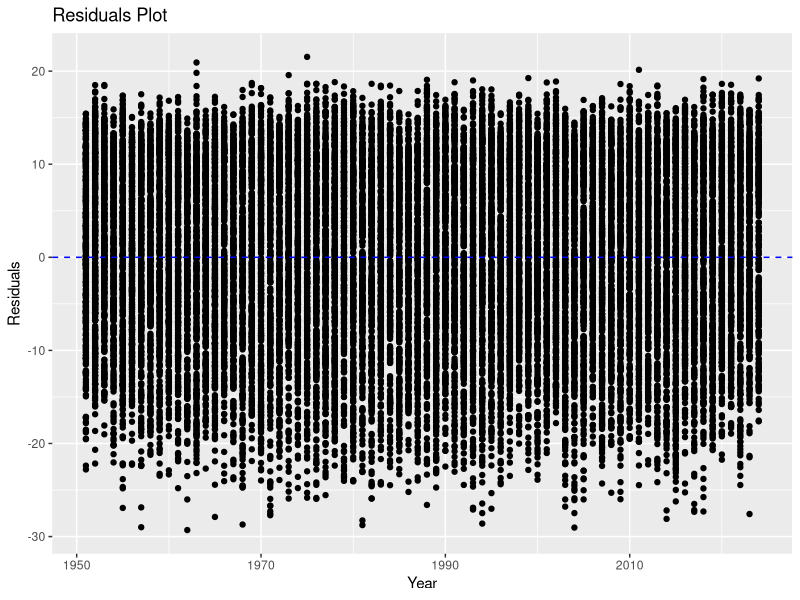
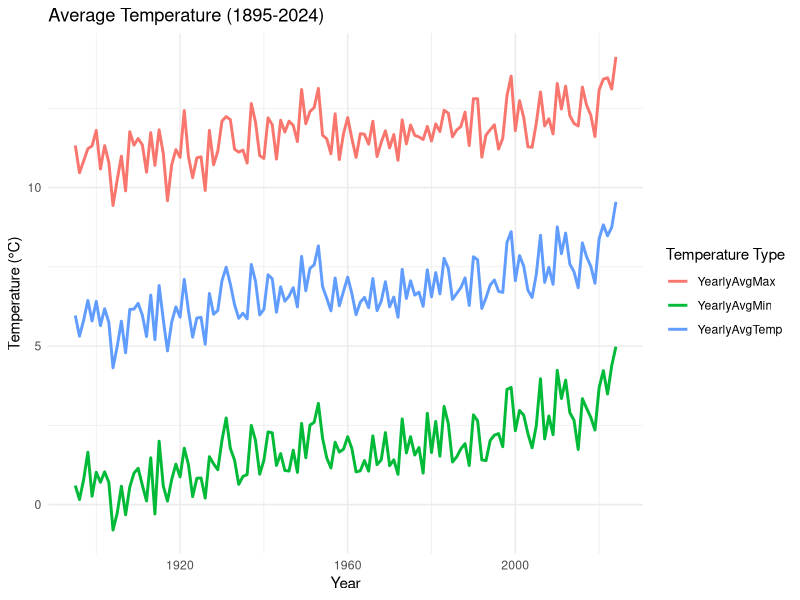
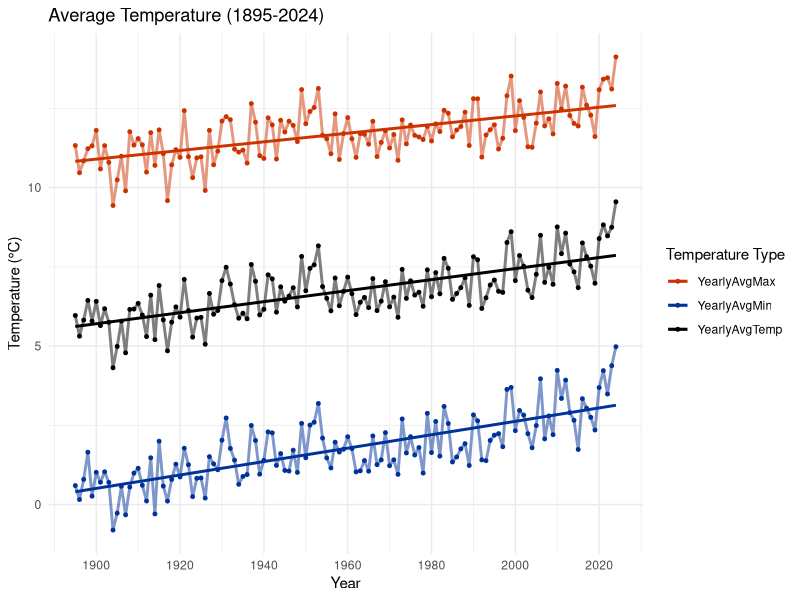

Generate these figures, in order, with R: (Note: this script raises an error after producing the figures.)
## Create data visualizations from NOAA climate data


#---------------------------------------------#
####        Load Required Packages         ####
#---------------------------------------------#

library(tidyverse)
library(dplyr)
library(ggplot2)

#-----------------------#
####    Read Data    ####
#-----------------------#

#Reading in CSVs as a tibble

#daily 
daily.noaa.data <- read.csv("data/nClimGrid_daily_clean.csv") %>%
  as_tibble()

#monthly
monthly.noaa.data <- read.csv("data/nClimGrid_monthly_clean.csv") %>%
  as_tibble()

#-----------------------#
####    Data Manip   ####
#-----------------------#

#average.year.temp <- noaa.data %>%
 # group_by(year) %>%
 # summarize(AvgTemp = mean(tmean))

#### perform linear regression for temperature over time----------------
# source: https://rpubs.com/zmalesker2/1139127

LR <- lm(tmean ~ year, data = daily.noaa.data)

summary(LR)

#plotting the residuals

ResidualsPlot <- 
  ggplot(daily.noaa.data, aes(x = year, y = residuals(LR))) +
  geom_point() +
  geom_hline(yintercept = 0, linetype = "dashed", color = "blue") + 
  labs(title = "Residuals Plot",
       x = "Year",
       y = "Residuals")


print(ResidualsPlot)


#### Temperature trends over time ------------------------------

##DAILY DATA##

#yearly temperature trends
#yearly_data <- daily.noaa.data %>%
 # group_by(year) %>% 
 # summarize(YearlyAvgTemp = mean(tmean, na.rm = TRUE),
  #          YearlyAvgMax = mean(tmax, na.rm = TRUE),
   #         YearlyAvgMin = mean(tmin, na.rm = TRUE))

# Reshape data to long format for easier plotting
#yearly_data_long <- yearly_data %>%
 # pivot_longer(cols = c(YearlyAvgTemp, YearlyAvgMax, YearlyAvgMin),
  #             names_to = "TemperatureType",
   #            values_to = "Temperature")

#plot yearly temp data - average, max, and min
#ggplot(yearly_data_long, aes(x = year, y = Temperature, color = TemperatureType)) +
 # geom_line(size = 1) +
  # labs(title = "Yearly Temperature Trends",
    #   x = "Year",
     #  y = "Temperature (°C)",
     #  color = "Temperature Type") +
  # theme_minimal()


#plot yearly temperature trends - single variable
#ggplot(yearly_data, aes(x = as.numeric(year), y = YearlyAvgTemp)) +
 # geom_line(color = "blue") +
 # labs(title = "Average Yearly Temperature",
  #     x = "Year",
  #     y = "Average Temperature (°F)") +
#  theme_minimal()

#monthly temperature trends from daily data
# monthly_data <- noaa.data %>%
  #group_by(year, month) %>%
  #summarize(MonthlyAvgTemp = mean(tmean, na.rm = TRUE)) 

#monthly_data <- noaa.data %>%
 # mutate(YearMonth = format(date, "%Y-%m" )) %>% 
#  group_by(YearMonth) %>%
#  summarize(MonthlyAvgTemp = mean(tmean, na.rm = TRUE)) %>% 
  
#plot monthly temperature trends
#ggplot(monthly_data, aes(x = as.numeric(year), y = MonthlyAvgTemp)) +
#  geom_line(color = "blue") +
 # labs(title = "Average Monthly Temperature",
  #     x = "Date",
   #    y = "Average Temperature (°C)") +
  # theme_minimal()

##MONTHLY DATA##

#yearly temperature trends
yearly_data <- monthly.noaa.data %>%
  group_by(year) %>% 
  summarize(YearlyAvgTemp = mean(tmean, na.rm = TRUE),
            YearlyAvgMax = mean(tmax, na.rm = TRUE),
            YearlyAvgMin = mean(tmin, na.rm = TRUE))

# Reshape data to long format for easier plotting
yearly_data_long <- yearly_data %>%
  pivot_longer(cols = c(YearlyAvgTemp, YearlyAvgMax, YearlyAvgMin),
               names_to = "TemperatureType",
               values_to = "Temperature")

#BASIC - plot yearly temp data - average, max, and min
ggplot(yearly_data_long, aes(x = year, y = Temperature, color = TemperatureType)) +
  geom_line(size = 1) +
  labs(title = "Average Temperature (1895-2024)",
       x = "Year",
       y = "Temperature (°C)",
       color = "Temperature Type") +
  theme_minimal()

#FRANCY - plot yearly temp data - average, max, and min
ggplot(yearly_data_long, aes(x = year, y = Temperature, color = TemperatureType)) +
  geom_point(size = 1) +
  geom_line(size = 1, alpha = 0.5) +
  geom_smooth(method = "lm", se = FALSE) +
  scale_x_continuous(breaks = pretty(yearly_data_long$year)) +
  scale_color_manual(values = c("YearlyAvgMax" = "#CC3300", "YearlyAvgMin" = "#003399", "YearlyAvgTemp" = "#000000")) +
  labs(title = "Average Temperature (1895-2024)",
       x = "Year",
       y = "Temperature (°C)",
       color = "Temperature Type") +
  theme_minimal()

#monthly temperature trends
# monthly_data <- monthly.noaa.data %>%
# group_by(year, month) %>%
# summarize(MonthlyAvgTemp = mean(tmean, na.rm = TRUE),
#         MonthlyAvgMax = mean(tmax, na.rm = TRUE),
#        MonthlyAvgMin = mean(tmin, na.rm = TRUE))
# 
# # Reshape data to long format for easier plotting
# monthly_data_long <- monthly_data %>%
#   pivot_longer(cols = c(MonthlyAvgTemp, MonthlyAvgMax, MonthlyAvgMin),
#                names_to = "TemperatureType",
#                values_to = "Temperature") %>%
#   mutate(year_month = paste(year, sprintf("%02d", month), "01", sep = "-"),
#         year_month = as.Date(year_month))
# 
# 
# #FRANCY - plot monthly temp data - average, max, and min
# ggplot(monthly_data_long, aes(x = year_month, y = Temperature, color = TemperatureType)) +
#   geom_point(size = 1) +
#   geom_line(size = 1, alpha = 0.5) +
#   geom_smooth(method = "lm", se = FALSE) +
#   scale_x_continuous(breaks = pretty(monthly_data_long$year)) +
#   scale_color_manual(values = c("MonthlyAvgMax" = "#CC3300",
#                                 "MonthlyAvgMin" = "#003399",
#                                 "MonthlyAvgTemp" = "#000000")) +
#  scale_x_date(breaks = "10 years", labels = scales::date_format("%Y")) +
# labs(title = "Average Temperature (1895-2024)",
#     x = "Year-month",
#    y = "Temperature (°C)",
#   color = "Temperature Type") +
#  theme_minimal()


# Temperature anomalies --------------------------------------------
#source: https://rpubs.com/zmalesker2/1139127 
  
# Check and convert the Date column to Date format
noaa.data$date <- as.Date(noaa.data$date)

# extract day of year
new.noaa.data <- noaa.data %>%
 mutate(DayOfYear = format(date, "%j"))

# baseline as the average temperature per day across years
daily.baseline <- new.noaa.data %>%
  group_by(DayOfYear) %>%
  summarize(BaselineTemp = mean(tmean, na.rm = TRUE))

# join the baseline with the original data
new.noaa.data <- new.noaa.data %>%
  left_join(daily.baseline, by = "DayOfYear")

# calculate the daily temperature anomaly
new.noaa.data  <- new.noaa.data %>%
  mutate(TempAnomaly = tmean - BaselineTemp)

# visualize the anomalies over time

ggplot(new.noaa.data , aes(x = year, y = TempAnomaly)) +
  geom_line(color = "blue") +
  geom_hline(yintercept = 0, linetype = "solid", color = "red") +
  labs(title = "Daily Temperature Anomalies Over Time",
       x = "Year", y = "Temperature Anomaly (°C)") +
  theme_minimal()


# Calculate temp anomaly from monthly data

# baseline as the average temperature per month across years
monthly.climatology <- monthly.noaa.data %>%
  group_by(month) %>%
  summarize(climatology = mean(tmean, na.rm = TRUE))

# Join baseline with original data
temp.with.climatology <- monthly.noaa.data %>%
  left_join(monthly.climatology, by = "month")

# Calculate the monthly temperature anomaly
temp.with.anomalies <- temp.with.climatology %>%
  mutate(TempAnomaly = tmean - climatology) %>%
  mutate(year_month = paste(year, sprintf("%02d", month), "01", sep = "-"),
         year_month = as.Date(year_month))

# visualize the anomalies over time using ggplot2
ggplot(temp.with.anomalies, aes(x = year_month, y = TempAnomaly, fill = TempAnomaly > 0)) +
  geom_bar(stat = "identity") +
  geom_hline(yintercept = 0, linetype = "solid", color = "black") +
  #annotate("text", x = min(temp.with.anomalies$year), y = 0.1, label = "Average baseline", hjust = 0, color = "black") +
  scale_fill_manual(values = c("TRUE" = "red", "FALSE" = "blue"),
                    labels = c("TRUE" = "Below baseline", "FALSE" = "Above Baseline")) +
  scale_x_continuous(
    breaks = seq(1895, 2024, by = 5),
    limits = c(1895, 2024))   +
  scale_x_date(breaks = "10 years", labels = scales::date_format("%Y")) +
  labs(title = "Monthly Temperature Anomalies Over Time",
       x = "Year", 
       y = "Temperature Anomaly (°C)") +
  theme_minimal() +
  theme(
    legend.title = element_blank(),
    legend.position = "bottom",
    axis.text.x = element_text(angle = 45, vjust = 1, hjust = 1))


###attempting this - https://www.youtube.com/watch?v=DrNQMaIVEVo #graphing temperature anomalies 

  #manipulate data to get month abbreviations and make month column factor class
  new.monthly.data <- temp.with.anomalies %>% 
    mutate(month = as.numeric(month),
         year = as.numeric(year),
         month = month.abb[month],
         month = factor(month, levels = month.abb),
         month_anom = tmean + TempAnomaly) %>% 
    group_by(year) %>% 
    mutate(ave = mean(month_anom)) %>% 
    ungroup()
  
  #graph temp anomalies 
  new.monthly.data %>% 
    ggplot(aes(x = month, y = month_anom, group = year, color = ave)) + 
      geom_line() +
    scale_color_gradient2(low = "darkblue", mid = "white", high = "darkred", midpoint = 0, guide = "none")
    
  

#### Temperature and precipitation  records -------------------------

#day with highest temp in historical record
record.temp <- daily.noaa.data %>% 
    select(tmax, ppt, date) %>%
    filter(tmax == max(tmax, na.rm = TRUE))

#day with highest precip in historical record
record.precip <- daily.noaa.data %>% 
    select(tmax, ppt, date) %>%
    filter(ppt == max(ppt, na.rm = TRUE))

#number of record highs per year - days above a certain threshold (above the average/baseline??)
#average daily max temp across all years and then for each year, calculate the number of days above that average

#mean highest max temp
temp.max.mean <- daily.noaa.data %>% 
  summarise(mean.max = mean(tmax, na.rm = TRUE))

#top 20 highest max temps
top20_highest_temps <- daily.noaa.data %>% 
  arrange(desc(tmax)) %>%    
  slice_head(n = 20)

#graph of max temps
ggplot(top20_highest_temps, aes(x = date, y = tmax)) +
  geom_bar(stat = "identity", fill = "skyblue", color = "black") +
  labs(
       x = "Date",
       y = "Record High Temperatures") +
  theme_minimal() +
  theme(axis.text.x = element_text(angle = 45, hjust = 1))


#summarizing the number of days each year with temp maximums above the average temp maximum
temp.highs <- daily.noaa.data %>% 
  group_by(year) %>% 
  summarise(days.above.mean.max = sum(tmax > 12.10306, na.rm = TRUE))
  
# Create a bar graph using ggplot2
ggplot(temp.highs, aes(x = factor(year), y = days.above.mean.max)) +
  geom_bar(stat = "identity", fill = "skyblue", color = "black") +
  labs(title = "Number of Days Above Average Max Each Year",
       x = "Year",
       y = "Days Above Average Max") +
  theme_minimal() +
  theme(axis.text.x = element_text(angle = 45, hjust = 1))


#### Precipitation trends over time ---------------------------------

#yearly precipitation trends
precip_yearly <- monthly.noaa.data %>%
  group_by(year) %>% 
  summarize(YearlyAvgPrecip = mean(ppt, na.rm = TRUE))

#BASIC - plot yearly precip data 
ggplot(precip_yearly, aes(x = year, y = YearlyAvgPrecip)) +
  geom_line(size = 1, alpha = 0.5) +
  geom_point(size = 1) +
  #geom_smooth(method = "lm", se = FALSE) +
  scale_x_continuous(breaks = pretty(precip_yearly$year)) +
  labs(title = "Average Precipitation (1895-2024)",
       x = "Year",
       y = "Precipitation (in)") +
  theme_minimal()

# #monthly precipitation trends
# precip_monthly <- monthly.noaa.data %>%
#   group_by(year, month) %>% 
#   summarize(MonthlyAvgPrecip = mean(ppt, na.rm = TRUE)) %>%
#   mutate(year_month = as.Date(paste(year, sprintf("%02d", month), "01", sep = "-")))
# 
# #BASIC - plot monthly precip data 
# ggplot(precip_monthly, aes(x = year_month, y = MonthlyAvgPrecip)) +
#   geom_line(size = 0.5, alpha = 0.5) +
#   geom_point(size = 1) +
#   #geom_smooth(method = "lm", se = FALSE) +
#   scale_x_date(breaks = "5 years", labels = scales::date_format("%Y")) +
#   labs(title = "Average Precipitation (1895-2024)",
#        x = "Year",
#        y = "Precipitation (in)") +
#   theme_minimal()
